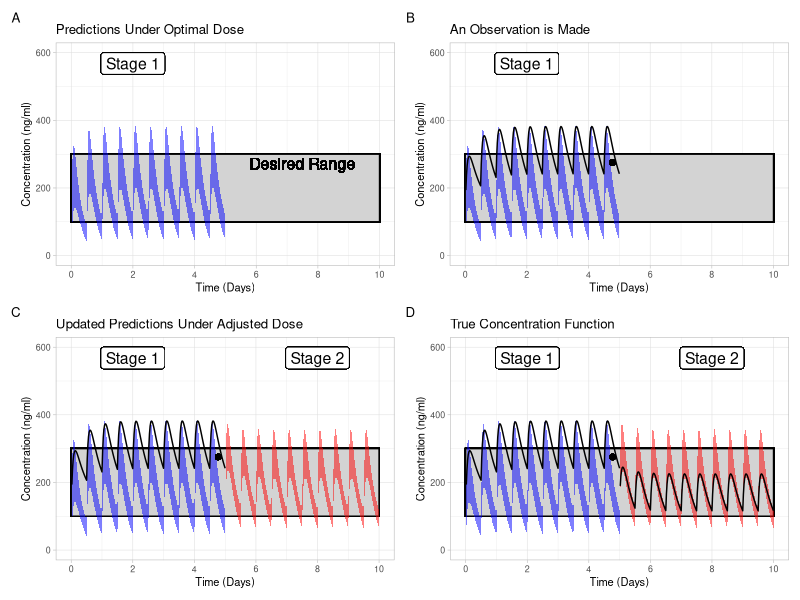
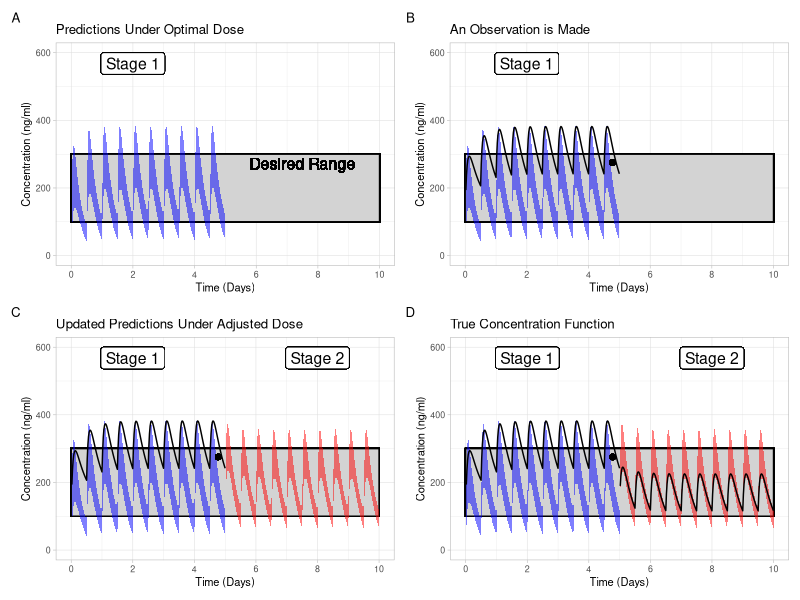

Recreate these plots in R, in order.
library(tidyverse)
library(patchwork)
d <- read_csv('../../data/generated_data/process_figure_data.csv')

theme_set(theme_light(base_size = 8))

styling<-ggplot(data=d)+
         scale_x_continuous(labels = function(x) x/24, breaks = seq(0, 240, 24*2)) +
         scale_y_continuous(labels = function(x) 1000*x, limits = c(0, .6))+
         labs(x='Time (Days)', y = 'Concentration (ng/ml)')

prior_plot<-styling+
  geom_rect(aes(xmin=0, xmax=240, ymin=0.1, ymax = 0.3), fill = 'light gray', color = 'black')+
  geom_ribbon(aes(x=tpre, ymin=prior_low, ymax=prior_high), fill = 'blue', alpha = 0.5)
  

plot_a<-prior_plot + 
        geom_text(aes(x=7.5*24, y=.290, label = 'Desired Range'), vjust=1, size = 4, color = 'black') + 
        geom_label(aes(x=2*24, y=.600, label = 'Stage 1'), vjust=1, size = 4, color = 'black') + 
        labs(title='Predictions Under Optimal Dose')

plot_b<-prior_plot + 
        geom_point(aes(tobs, yobs)) +
        geom_label(aes(x=2*24, y=.600, label = 'Stage 1'), vjust=1, size = 4, color = 'black') + 
        geom_line(aes(tpre, ytrue_prior+.125))+
        labs(title = 'An Observation is Made')

plot_c<-plot_b + 
        geom_ribbon(aes(x=tpost, ymin=post_low, ymax=post_high), fill = 'red', alpha = 0.5) +
        geom_label(aes(x=2*24, y=.600, label = 'Stage 1'), vjust=1, size = 4, color = 'black') + 
        geom_label(aes(x=8*24, y=.600, label = 'Stage 2'), vjust=1, size = 4, color = 'black') + 
        labs(title = 'Updated Predictions Under Adjusted Dose')


slicer = seq(1, nrow(d), 5)
plot_d<-plot_c + 
        geom_line(aes(tpost, ytrue_post+0.025)) + 
        labs(title='True Concentration Function')


final_plot <- (plot_a | plot_b) / (plot_c + plot_d) + plot_annotation(tag_levels = 'A')

final_plot

ggsave('viz_of_process.png', dpi = 240, height = 5, width = 8)
